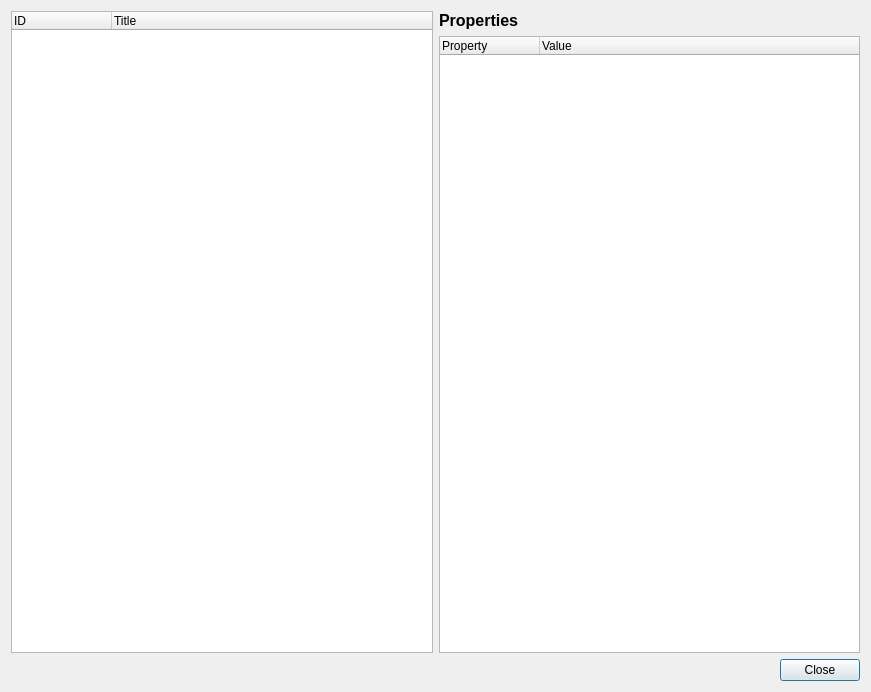
<?xml version="1.0" encoding="UTF-8"?>
<ui version="4.0">
 <class>Dialog</class>
 <widget class="QDialog" name="Dialog">
  <property name="geometry">
   <rect>
    <x>0</x>
    <y>0</y>
    <width>871</width>
    <height>692</height>
   </rect>
  </property>
  <property name="windowTitle">
   <string>Dialog</string>
  </property>
  <layout class="QVBoxLayout" name="verticalLayout">
   <item>
    <layout class="QHBoxLayout" name="horizontalLayout">
     <item>
      <widget class="QTreeWidget" name="Vulnerabilities_List">
       <column>
        <property name="text">
         <string>ID</string>
        </property>
       </column>
       <column>
        <property name="text">
         <string>Title</string>
        </property>
       </column>
      </widget>
     </item>
     <item>
      <layout class="QVBoxLayout" name="verticalLayout_2">
       <item>
        <widget class="QLabel" name="label">
         <property name="font">
          <font>
           <pointsize>12</pointsize>
           <weight>75</weight>
           <bold>true</bold>
          </font>
         </property>
         <property name="text">
          <string>Properties</string>
         </property>
        </widget>
       </item>
       <item>
        <widget class="QTreeWidget" name="Vulnerabilities_Properties">
         <column>
          <property name="text">
           <string>Property</string>
          </property>
         </column>
         <column>
          <property name="text">
           <string>Value</string>
          </property>
         </column>
        </widget>
       </item>
      </layout>
     </item>
    </layout>
   </item>
   <item>
    <widget class="QDialogButtonBox" name="buttonBox">
     <property name="orientation">
      <enum>Qt::Horizontal</enum>
     </property>
     <property name="standardButtons">
      <set>QDialogButtonBox::Close</set>
     </property>
    </widget>
   </item>
  </layout>
 </widget>
 <resources/>
 <connections>
  <connection>
   <sender>buttonBox</sender>
   <signal>accepted()</signal>
   <receiver>Dialog</receiver>
   <slot>accept()</slot>
   <hints>
    <hint type="sourcelabel">
     <x>248</x>
     <y>254</y>
    </hint>
    <hint type="destinationlabel">
     <x>157</x>
     <y>274</y>
    </hint>
   </hints>
  </connection>
  <connection>
   <sender>buttonBox</sender>
   <signal>rejected()</signal>
   <receiver>Dialog</receiver>
   <slot>reject()</slot>
   <hints>
    <hint type="sourcelabel">
     <x>316</x>
     <y>260</y>
    </hint>
    <hint type="destinationlabel">
     <x>286</x>
     <y>274</y>
    </hint>
   </hints>
  </connection>
 </connections>
</ui>
